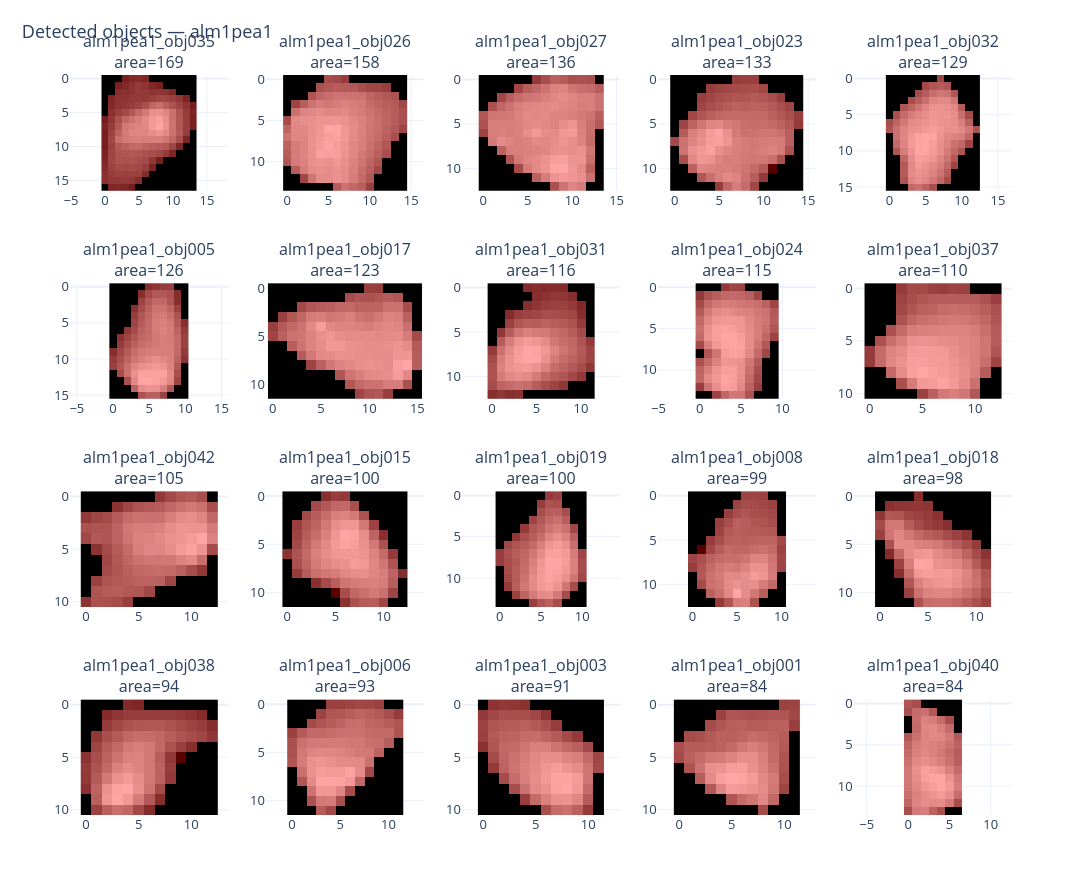
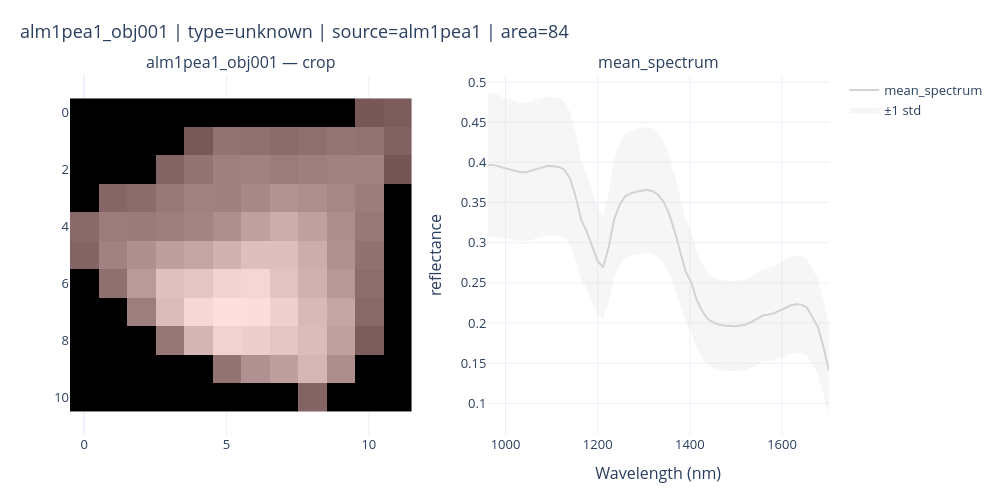

Source (notebook cell) for these figures, in order:
### Code cell
if RUN_QC_PLOTS and len(object_db) > 0:
    first_image_key = image_summary_df.loc[
        image_summary_df["n_objects"] > 0,
        "clean_key",
    ].iloc[0]

    print("Object grid for:", first_image_key)

    plot_object_grid(
        object_db,
        source_image=first_image_key,
        title=f"Detected objects — {first_image_key}",
        max_objects=N_QC_OBJECTS,
        show=True,
    )

    first_object_id = object_summary_df.loc[
        object_summary_df["source_clean_key"].eq(first_image_key),
        "object_id",
    ].iloc[0]

    print("Single object view:", first_object_id)

    plot_object_view(
        object_db,
        object_id=first_object_id,
        spectrum_field="mean_spectrum",
        show=True,
    )
else:
    print("Object QC plots skipped.")

### Figure 1 — Plotly figure (JSON) as saved in the notebook; plotly's stock layout.template omitted (floating-point values rounded to 4 significant figures; data arrays with more than 128 entries replaced by an {"elided": "..."} marker saying what was removed)
{"data": [{"colorscale": [[0, "rgb(0, 0, 0)"], [0.09091, "rgb(16, 16, 16)"], [0.1818, "rgb(38, 38, 38)"], [0.2727, "rgb(59, 59, 59)"], [0.3636, "rgb(81, 80, 80)"], [0.4545, "rgb(102, 101, 101)"], [0.5455, "rgb(124, 123, 122)"], [0.6364, "rgb(146, 146, 145)"], [0.7273, "rgb(171, 171, 170)"], [0.8182, "rgb(197, 197, 195)"], [0.9091, "rgb(224, 224, 223)"], [1, "rgb(254, 254, 253)"]], "showscale": false, "type": "heatmap", "xaxis": "x", "yaxis": "y", "z": {"elided": "17x14 float values"}}, {"colorscale": [[0, "red"], [1, "red"]], "opacity": 0.35, "showscale": false, "type": "heatmap", "xaxis": "x", "yaxis": "y", "z": {"elided": "17x14 float values"}}, {"colorscale": [[0, "rgb(0, 0, 0)"], [0.09091, "rgb(16, 16, 16)"], [0.1818, "rgb(38, 38, 38)"], [0.2727, "rgb(59, 59, 59)"], [0.3636, "rgb(81, 80, 80)"], [0.4545, "rgb(102, 101, 101)"], [0.5455, "rgb(124, 123, 122)"], [0.6364, "rgb(146, 146, 145)"], [0.7273, "rgb(171, 171, 170)"], [0.8182, "rgb(197, 197, 195)"], [0.9091, "rgb(224, 224, 223)"], [1, "rgb(254, 254, 253)"]], "showscale": false, "type": "heatmap", "xaxis": "x2", "yaxis": "y2", "z": {"elided": "14x15 float values"}}, {"colorscale": [[0, "red"], [1, "red"]], "opacity": 0.35, "showscale": false, "type": "heatmap", "xaxis": "x2", "yaxis": "y2", "z": {"elided": "14x15 float values"}}, {"colorscale": [[0, "rgb(0, 0, 0)"], [0.09091, "rgb(16, 16, 16)"], [0.1818, "rgb(38, 38, 38)"], [0.2727, "rgb(59, 59, 59)"], [0.3636, "rgb(81, 80, 80)"], [0.4545, "rgb(102, 101, 101)"], [0.5455, "rgb(124, 123, 122)"], [0.6364, "rgb(146, 146, 145)"], [0.7273, "rgb(171, 171, 170)"], [0.8182, "rgb(197, 197, 195)"], [0.9091, "rgb(224, 224, 223)"], [1, "rgb(254, 254, 253)"]], "showscale": false, "type": "heatmap", "xaxis": "x3", "yaxis": "y3", "z": {"elided": "13x14 float values"}}, {"colorscale": [[0, "red"], [1, "red"]], "opacity": 0.35, "showscale": false, "type": "heatmap", "xaxis": "x3", "yaxis": "y3", "z": {"elided": "13x14 float values"}}, {"colorscale": [[0, "rgb(0, 0, 0)"], [0.09091, "rgb(16, 16, 16)"], [0.1818, "rgb(38, 38, 38)"], [0.2727, "rgb(59, 59, 59)"], [0.3636, "rgb(81, 80, 80)"], [0.4545, "rgb(102, 101, 101)"], [0.5455, "rgb(124, 123, 122)"], [0.6364, "rgb(146, 146, 145)"], [0.7273, "rgb(171, 171, 170)"], [0.8182, "rgb(197, 197, 195)"], [0.9091, "rgb(224, 224, 223)"], [1, "rgb(254, 254, 253)"]], "showscale": false, "type": "heatmap", "xaxis": "x4", "yaxis": "y4", "z": {"elided": "13x15 float values"}}, {"colorscale": [[0, "red"], [1, "red"]], "opacity": 0.35, "showscale": false, "type": "heatmap", "xaxis": "x4", "yaxis": "y4", "z": {"elided": "13x15 float values"}}, {"colorscale": [[0, "rgb(0, 0, 0)"], [0.09091, "rgb(16, 16, 16)"], [0.1818, "rgb(38, 38, 38)"], [0.2727, "rgb(59, 59, 59)"], [0.3636, "rgb(81, 80, 80)"], [0.4545, "rgb(102, 101, 101)"], [0.5455, "rgb(124, 123, 122)"], [0.6364, "rgb(146, 146, 145)"], [0.7273, "rgb(171, 171, 170)"], [0.8182, "rgb(197, 197, 195)"], [0.9091, "rgb(224, 224, 223)"], [1, "rgb(254, 254, 253)"]], "showscale": false, "type": "heatmap", "xaxis": "x5", "yaxis": "y5", "z": {"elided": "16x13 float values"}}, {"colorscale": [[0, "red"], [1, "red"]], "opacity": 0.35, "showscale": false, "type": "heatmap", "xaxis": "x5", "yaxis": "y5", "z": {"elided": "16x13 float values"}}, {"colorscale": [[0, "rgb(0, 0, 0)"], [0.09091, "rgb(16, 16, 16)"], [0.1818, "rgb(38, 38, 38)"], [0.2727, "rgb(59, 59, 59)"], [0.3636, "rgb(81, 80, 80)"], [0.4545, "rgb(102, 101, 101)"], [0.5455, "rgb(124, 123, 122)"], [0.6364, "rgb(146, 146, 145)"], [0.7273, "rgb(171, 171, 170)"], [0.8182, "rgb(197, 197, 195)"], [0.9091, "rgb(224, 224, 223)"], [1, "rgb(254, 254, 253)"]], "showscale": false, "type": "heatmap", "xaxis": "x6", "yaxis": "y6", "z": {"elided": "16x11 float values"}}, {"colorscale": [[0, "red"], [1, "red"]], "opacity": 0.35, "showscale": false, "type": "heatmap", "xaxis": "x6", "yaxis": "y6", "z": {"elided": "16x11 float values"}}, {"colorscale": [[0, "rgb(0, 0, 0)"], [0.09091, "rgb(16, 16, 16)"], [0.1818, "rgb(38, 38, 38)"], [0.2727, "rgb(59, 59, 59)"], [0.3636, "rgb(81, 80, 80)"], [0.4545, "rgb(102, 101, 101)"], [0.5455, "rgb(124, 123, 122)"], [0.6364, "rgb(146, 146, 145)"], [0.7273, "rgb(171, 171, 170)"], [0.8182, "rgb(197, 197, 195)"], [0.9091, "rgb(224, 224, 223)"], [1, "rgb(254, 254, 253)"]], "showscale": false, "type": "heatmap", "xaxis": "x7", "yaxis": "y7", "z": {"elided": "12x16 float values"}}, {"colorscale": [[0, "red"], [1, "red"]], "opacity": 0.35, "showscale": false, "type": "heatmap", "xaxis": "x7", "yaxis": "y7", "z": {"elided": "12x16 float values"}}, {"colorscale": [[0, "rgb(0, 0, 0)"], [0.09091, "rgb(16, 16, 16)"], [0.1818, "rgb(38, 38, 38)"], [0.2727, "rgb(59, 59, 59)"], [0.3636, "rgb(81, 80, 80)"], [0.4545, "rgb(102, 101, 101)"], [0.5455, "rgb(124, 123, 122)"], [0.6364, "rgb(146, 146, 145)"], [0.7273, "rgb(171, 171, 170)"], [0.8182, "rgb(197, 197, 195)"], [0.9091, "rgb(224, 224, 223)"], [1, "rgb(254, 254, 253)"]], "showscale": false, "type": "heatmap", "xaxis": "x8", "yaxis": "y8", "z": {"elided": "13x12 float values"}}, {"colorscale": [[0, "red"], [1, "red"]], "opacity": 0.35, "showscale": false, "type": "heatmap", "xaxis": "x8", "yaxis": "y8", "z": {"elided": "13x12 float values"}}, {"colorscale": [[0, "rgb(0, 0, 0)"], [0.09091, "rgb(16, 16, 16)"], [0.1818, "rgb(38, 38, 38)"], [0.2727, "rgb(59, 59, 59)"], [0.3636, "rgb(81, 80, 80)"], [0.4545, "rgb(102, 101, 101)"], [0.5455, "rgb(124, 123, 122)"], [0.6364, "rgb(146, 146, 145)"], [0.7273, "rgb(171, 171, 170)"], [0.8182, "rgb(197, 197, 195)"], [0.9091, "rgb(224, 224, 223)"], [1, "rgb(254, 254, 253)"]], "showscale": false, "type": "heatmap", "xaxis": "x9", "yaxis": "y9", "z": {"elided": "14x10 float values"}}, {"colorscale": [[0, "red"], [1, "red"]], "opacity": 0.35, "showscale": false, "type": "heatmap", "xaxis": "x9", "yaxis": "y9", "z": {"elided": "14x10 float values"}}, {"colorscale": [[0, "rgb(0, 0, 0)"], [0.09091, "rgb(16, 16, 16)"], [0.1818, "rgb(38, 38, 38)"], [0.2727, "rgb(59, 59, 59)"], [0.3636, "rgb(81, 80, 80)"], [0.4545, "rgb(102, 101, 101)"], [0.5455, "rgb(124, 123, 122)"], [0.6364, "rgb(146, 146, 145)"], [0.7273, "rgb(171, 171, 170)"], [0.8182, "rgb(197, 197, 195)"], [0.9091, "rgb(224, 224, 223)"], [1, "rgb(254, 254, 253)"]], "showscale": false, "type": "heatmap", "xaxis": "x10", "yaxis": "y10", "z": {"elided": "11x13 float values"}}, {"colorscale": [[0, "red"], [1, "red"]], "opacity": 0.35, "showscale": false, "type": "heatmap", "xaxis": "x10", "yaxis": "y10", "z": {"elided": "11x13 float values"}}, {"colorscale": [[0, "rgb(0, 0, 0)"], [0.09091, "rgb(16, 16, 16)"], [0.1818, "rgb(38, 38, 38)"], [0.2727, "rgb(59, 59, 59)"], [0.3636, "rgb(81, 80, 80)"], [0.4545, "rgb(102, 101, 101)"], [0.5455, "rgb(124, 123, 122)"], [0.6364, "rgb(146, 146, 145)"], [0.7273, "rgb(171, 171, 170)"], [0.8182, "rgb(197, 197, 195)"], [0.9091, "rgb(224, 224, 223)"], [1, "rgb(254, 254, 253)"]], "showscale": false, "type": "heatmap", "xaxis": "x11", "yaxis": "y11", "z": {"elided": "11x13 float values"}}, {"colorscale": [[0, "red"], [1, "red"]], "opacity": 0.35, "showscale": false, "type": "heatmap", "xaxis": "x11", "yaxis": "y11", "z": {"elided": "11x13 float values"}}, {"colorscale": [[0, "rgb(0, 0, 0)"], [0.09091, "rgb(16, 16, 16)"], [0.1818, "rgb(38, 38, 38)"], [0.2727, "rgb(59, 59, 59)"], [0.3636, "rgb(81, 80, 80)"], [0.4545, "rgb(102, 101, 101)"], [0.5455, "rgb(124, 123, 122)"], [0.6364, "rgb(146, 146, 145)"], [0.7273, "rgb(171, 171, 170)"], [0.8182, "rgb(197, 197, 195)"], [0.9091, "rgb(224, 224, 223)"], [1, "rgb(254, 254, 253)"]], "showscale": false, "type": "heatmap", "xaxis": "x12", "yaxis": "y12", "z": {"elided": "12x13 float values"}}, {"colorscale": [[0, "red"], [1, "red"]], "opacity": 0.35, "showscale": false, "type": "heatmap", "xaxis": "x12", "yaxis": "y12", "z": {"elided": "12x13 float values"}}, {"colorscale": [[0, "rgb(0, 0, 0)"], [0.09091, "rgb(16, 16, 16)"], [0.1818, "rgb(38, 38, 38)"], [0.2727, "rgb(59, 59, 59)"], [0.3636, "rgb(81, 80, 80)"], [0.4545, "rgb(102, 101, 101)"], [0.5455, "rgb(124, 123, 122)"], [0.6364, "rgb(146, 146, 145)"], [0.7273, "rgb(171, 171, 170)"], [0.8182, "rgb(197, 197, 195)"], [0.9091, "rgb(224, 224, 223)"], [1, "rgb(254, 254, 253)"]], "showscale": false, "type": "heatmap", "xaxis": "x13", "yaxis": "y13", "z": {"elided": "14x11 float values"}}, {"colorscale": [[0, "red"], [1, "red"]], "opacity": 0.35, "showscale": false, "type": "heatmap", "xaxis": "x13", "yaxis": "y13", "z": {"elided": "14x11 float values"}}, {"colorscale": [[0, "rgb(0, 0, 0)"], [0.09091, "rgb(16, 16, 16)"], [0.1818, "rgb(38, 38, 38)"], [0.2727, "rgb(59, 59, 59)"], [0.3636, "rgb(81, 80, 80)"], [0.4545, "rgb(102, 101, 101)"], [0.5455, "rgb(124, 123, 122)"], [0.6364, "rgb(146, 146, 145)"], [0.7273, "rgb(171, 171, 170)"], [0.8182, "rgb(197, 197, 195)"], [0.9091, "rgb(224, 224, 223)"], [1, "rgb(254, 254, 253)"]], "showscale": false, "type": "heatmap", "xaxis": "x14", "yaxis": "y14", "z": {"elided": "13x11 float values"}}, {"colorscale": [[0, "red"], [1, "red"]], "opacity": 0.35, "showscale": false, "type": "heatmap", "xaxis": "x14", "yaxis": "y14", "z": {"elided": "13x11 float values"}}, {"colorscale": [[0, "rgb(0, 0, 0)"], [0.09091, "rgb(16, 16, 16)"], [0.1818, "rgb(38, 38, 38)"], [0.2727, "rgb(59, 59, 59)"], [0.3636, "rgb(81, 80, 80)"], [0.4545, "rgb(102, 101, 101)"], [0.5455, "rgb(124, 123, 122)"], [0.6364, "rgb(146, 146, 145)"], [0.7273, "rgb(171, 171, 170)"], [0.8182, "rgb(197, 197, 195)"], [0.9091, "rgb(224, 224, 223)"], [1, "rgb(254, 254, 253)"]], "showscale": false, "type": "heatmap", "xaxis": "x15", "yaxis": "y15", "z": {"elided": "12x12 float values"}}, {"colorscale": [[0, "red"], [1, "red"]], "opacity": 0.35, "showscale": false, "type": "heatmap", "xaxis": "x15", "yaxis": "y15", "z": {"elided": "12x12 float values"}}, {"colorscale": [[0, "rgb(0, 0, 0)"], [0.09091, "rgb(16, 16, 16)"], [0.1818, "rgb(38, 38, 38)"], [0.2727, "rgb(59, 59, 59)"], [0.3636, "rgb(81, 80, 80)"], [0.4545, "rgb(102, 101, 101)"], [0.5455, "rgb(124, 123, 122)"], [0.6364, "rgb(146, 146, 145)"], [0.7273, "rgb(171, 171, 170)"], [0.8182, "rgb(197, 197, 195)"], [0.9091, "rgb(224, 224, 223)"], [1, "rgb(254, 254, 253)"]], "showscale": false, "type": "heatmap", "xaxis": "x16", "yaxis": "y16", "z": {"elided": "11x13 float values"}}, {"colorscale": [[0, "red"], [1, "red"]], "opacity": 0.35, "showscale": false, "type": "heatmap", "xaxis": "x16", "yaxis": "y16", "z": {"elided": "11x13 float values"}}, {"colorscale": [[0, "rgb(0, 0, 0)"], [0.09091, "rgb(16, 16, 16)"], [0.1818, "rgb(38, 38, 38)"], [0.2727, "rgb(59, 59, 59)"], [0.3636, "rgb(81, 80, 80)"], [0.4545, "rgb(102, 101, 101)"], [0.5455, "rgb(124, 123, 122)"], [0.6364, "rgb(146, 146, 145)"], [0.7273, "rgb(171, 171, 170)"], [0.8182, "rgb(197, 197, 195)"], [0.9091, "rgb(224, 224, 223)"], [1, "rgb(254, 254, 253)"]], "showscale": false, "type": "heatmap", "xaxis": "x17", "yaxis": "y17", "z": {"elided": "12x12 float values"}}, {"colorscale": [[0, "red"], [1, "red"]], "opacity": 0.35, "showscale": false, "type": "heatmap", "xaxis": "x17", "yaxis": "y17", "z": {"elided": "12x12 float values"}}, {"colorscale": [[0, "rgb(0, 0, 0)"], [0.09091, "rgb(16, 16, 16)"], [0.1818, "rgb(38, 38, 38)"], [0.2727, "rgb(59, 59, 59)"], [0.3636, "rgb(81, 80, 80)"], [0.4545, "rgb(102, 101, 101)"], [0.5455, "rgb(124, 123, 122)"], [0.6364, "rgb(146, 146, 145)"], [0.7273, "rgb(171, 171, 170)"], [0.8182, "rgb(197, 197, 195)"], [0.9091, "rgb(224, 224, 223)"], [1, "rgb(254, 254, 253)"]], "showscale": false, "type": "heatmap", "xaxis": "x18", "yaxis": "y18", "z": {"elided": "11x12 float values"}}, {"colorscale": [[0, "red"], [1, "red"]], "opacity": 0.35, "showscale": false, "type": "heatmap", "xaxis": "x18", "yaxis": "y18", "z": {"elided": "11x12 float values"}}, {"colorscale": [[0, "rgb(0, 0, 0)"], [0.09091, "rgb(16, 16, 16)"], [0.1818, "rgb(38, 38, 38)"], [0.2727, "rgb(59, 59, 59)"], [0.3636, "rgb(81, 80, 80)"], [0.4545, "rgb(102, 101, 101)"], [0.5455, "rgb(124, 123, 122)"], [0.6364, "rgb(146, 146, 145)"], [0.7273, "rgb(171, 171, 170)"], [0.8182, "rgb(197, 197, 195)"], [0.9091, "rgb(224, 224, 223)"], [1, "rgb(254, 254, 253)"]], "showscale": false, "type": "heatmap", "xaxis": "x19", "yaxis": "y19", "z": {"elided": "11x12 float values"}}, {"colorscale": [[0, "red"], [1, "red"]], "opacity": 0.35, "showscale": false, "type": "heatmap", "xaxis": "x19", "yaxis": "y19", "z": {"elided": "11x12 float values"}}, {"colorscale": [[0, "rgb(0, 0, 0)"], [0.09091, "rgb(16, 16, 16)"], [0.1818, "rgb(38, 38, 38)"], [0.2727, "rgb(59, 59, 59)"], [0.3636, "rgb(81, 80, 80)"], [0.4545, "rgb(102, 101, 101)"], [0.5455, "rgb(124, 123, 122)"], [0.6364, "rgb(146, 146, 145)"], [0.7273, "rgb(171, 171, 170)"], [0.8182, "rgb(197, 197, 195)"], [0.9091, "rgb(224, 224, 223)"], [1, "rgb(254, 254, 253)"]], "showscale": false, "type": "heatmap", "xaxis": "x20", "yaxis": "y20", "z": [[0.3114, 0.2853, 0.0, 0.0, 0.0, 0.0, 0.0], [0.2913, 0.3762, 0.39, 0.318, 0.0, 0.0, 0.0], [0.0, 0.3802, 0.4416, 0.4244, 0.3752, 0.2836, 0.0], [0.0, 0.3685, 0.4485, 0.4568, 0.4332, 0.3764, 0.0], [0.3143, 0.3937, 0.445, 0.4539, 0.4533, 0.4146, 0.3217], [0.3548, 0.424, 0.4454, 0.4359, 0.4251, 0.3972, 0.3501], [0.3756, 0.4385, 0.4533, 0.4359, 0.4108, 0.3763, 0.3281], [0.3921, 0.4546, 0.4752, 0.4557, 0.4328, 0.3912, 0.337], [0.4091, 0.4782, 0.5147, 0.5004, 0.4829, 0.4348, 0.3737], [0.415, 0.4695, 0.5124, 0.5265, 0.5297, 0.4819, 0.4105], [0.4066, 0.4507, 0.4883, 0.5118, 0.5285, 0.5026, 0.4235], [0.3874, 0.4389, 0.4668, 0.4858, 0.5046, 0.4739, 0.3799], [0.3629, 0.4432, 0.4678, 0.4608, 0.4675, 0.4188, 0.277], [0.2887, 0.4157, 0.4303, 0.3489, 0.2833, 0.0, 0.0]]}, {"colorscale": [[0, "red"], [1, "red"]], "opacity": 0.35, "showscale": false, "type": "heatmap", "xaxis": "x20", "yaxis": "y20", "z": [[1.0, 1.0, NaN, NaN, NaN, NaN, NaN], [1.0, 1.0, 1.0, 1.0, NaN, NaN, NaN], [NaN, 1.0, 1.0, 1.0, 1.0, 1.0, NaN], [NaN, 1.0, 1.0, 1.0, 1.0, 1.0, NaN], [1.0, 1.0, 1.0, 1.0, 1.0, 1.0, 1.0], [1.0, 1.0, 1.0, 1.0, 1.0, 1.0, 1.0], [1.0, 1.0, 1.0, 1.0, 1.0, 1.0, 1.0], [1.0, 1.0, 1.0, 1.0, 1.0, 1.0, 1.0], [1.0, 1.0, 1.0, 1.0, 1.0, 1.0, 1.0], [1.0, 1.0, 1.0, 1.0, 1.0, 1.0, 1.0], [1.0, 1.0, 1.0, 1.0, 1.0, 1.0, 1.0], [1.0, 1.0, 1.0, 1.0, 1.0, 1.0, 1.0], [1.0, 1.0, 1.0, 1.0, 1.0, 1.0, 1.0], [1.0, 1.0, 1.0, 1.0, 1.0, NaN, NaN]]}], "layout": {"annotations": [{"font": {"size": 16}, "showarrow": false, "text": "alm1pea1_obj035<br>area=169", "x": 0.084, "xanchor": "center", "xref": "paper", "y": 1, "yanchor": "bottom", "yref": "paper"}, {"font": {"size": 16}, "showarrow": false, "text": "alm1pea1_obj026<br>area=158", "x": 0.292, "xanchor": "center", "xref": "paper", "y": 1, "yanchor": "bottom", "yref": "paper"}, {"font": {"size": 16}, "showarrow": false, "text": "alm1pea1_obj027<br>area=136", "x": 0.5, "xanchor": "center", "xref": "paper", "y": 1, "yanchor": "bottom", "yref": "paper"}, {"font": {"size": 16}, "showarrow": false, "text": "alm1pea1_obj023<br>area=133", "x": 0.708, "xanchor": "center", "xref": "paper", "y": 1, "yanchor": "bottom", "yref": "paper"}, {"font": {"size": 16}, "showarrow": false, "text": "alm1pea1_obj032<br>area=129", "x": 0.916, "xanchor": "center", "xref": "paper", "y": 1, "yanchor": "bottom", "yref": "paper"}, {"font": {"size": 16}, "showarrow": false, "text": "alm1pea1_obj005<br>area=126", "x": 0.084, "xanchor": "center", "xref": "paper", "y": 0.7188, "yanchor": "bottom", "yref": "paper"}, {"font": {"size": 16}, "showarrow": false, "text": "alm1pea1_obj017<br>area=123", "x": 0.292, "xanchor": "center", "xref": "paper", "y": 0.7188, "yanchor": "bottom", "yref": "paper"}, {"font": {"size": 16}, "showarrow": false, "text": "alm1pea1_obj031<br>area=116", "x": 0.5, "xanchor": "center", "xref": "paper", "y": 0.7188, "yanchor": "bottom", "yref": "paper"}, {"font": {"size": 16}, "showarrow": false, "text": "alm1pea1_obj024<br>area=115", "x": 0.708, "xanchor": "center", "xref": "paper", "y": 0.7188, "yanchor": "bottom", "yref": "paper"}, {"font": {"size": 16}, "showarrow": false, "text": "alm1pea1_obj037<br>area=110", "x": 0.916, "xanchor": "center", "xref": "paper", "y": 0.7188, "yanchor": "bottom", "yref": "paper"}, {"font": {"size": 16}, "showarrow": false, "text": "alm1pea1_obj042<br>area=105", "x": 0.084, "xanchor": "center", "xref": "paper", "y": 0.4375, "yanchor": "bottom", "yref": "paper"}, {"font": {"size": 16}, "showarrow": false, "text": "alm1pea1_obj015<br>area=100", "x": 0.292, "xanchor": "center", "xref": "paper", "y": 0.4375, "yanchor": "bottom", "yref": "paper"}, {"font": {"size": 16}, "showarrow": false, "text": "alm1pea1_obj019<br>area=100", "x": 0.5, "xanchor": "center", "xref": "paper", "y": 0.4375, "yanchor": "bottom", "yref": "paper"}, {"font": {"size": 16}, "showarrow": false, "text": "alm1pea1_obj008<br>area=99", "x": 0.708, "xanchor": "center", "xref": "paper", "y": 0.4375, "yanchor": "bottom", "yref": "paper"}, {"font": {"size": 16}, "showarrow": false, "text": "alm1pea1_obj018<br>area=98", "x": 0.916, "xanchor": "center", "xref": "paper", "y": 0.4375, "yanchor": "bottom", "yref": "paper"}, {"font": {"size": 16}, "showarrow": false, "text": "alm1pea1_obj038<br>area=94", "x": 0.084, "xanchor": "center", "xref": "paper", "y": 0.1562, "yanchor": "bottom", "yref": "paper"}, {"font": {"size": 16}, "showarrow": false, "text": "alm1pea1_obj006<br>area=93", "x": 0.292, "xanchor": "center", "xref": "paper", "y": 0.1562, "yanchor": "bottom", "yref": "paper"}, {"font": {"size": 16}, "showarrow": false, "text": "alm1pea1_obj003<br>area=91", "x": 0.5, "xanchor": "center", "xref": "paper", "y": 0.1562, "yanchor": "bottom", "yref": "paper"}, {"font": {"size": 16}, "showarrow": false, "text": "alm1pea1_obj001<br>area=84", "x": 0.708, "xanchor": "center", "xref": "paper", "y": 0.1562, "yanchor": "bottom", "yref": "paper"}, {"font": {"size": 16}, "showarrow": false, "text": "alm1pea1_obj040<br>area=84", "x": 0.916, "xanchor": "center", "xref": "paper", "y": 0.1562, "yanchor": "bottom", "yref": "paper"}], "font": {"size": 13}, "height": 880, "hoverlabel": {"namelength": -1}, "margin": {"b": 65, "l": 70, "r": 80, "t": 75}, "title": {"font": {"size": 18}, "text": "Detected objects — alm1pea1", "x": 0.02}, "width": 1100, "xaxis": {"anchor": "y", "domain": [0, 0.168]}, "xaxis10": {"anchor": "y10", "domain": [0.832, 1]}, "xaxis11": {"anchor": "y11", "domain": [0, 0.168]}, "xaxis12": {"anchor": "y12", "domain": [0.208, 0.376]}, "xaxis13": {"anchor": "y13", "domain": [0.416, 0.584]}, "xaxis14": {"anchor": "y14", "domain": [0.624, 0.792]}, "xaxis15": {"anchor": "y15", "domain": [0.832, 1]}, "xaxis16": {"anchor": "y16", "domain": [0, 0.168]}, "xaxis17": {"anchor": "y17", "domain": [0.208, 0.376]}, "xaxis18": {"anchor": "y18", "domain": [0.416, 0.584]}, "xaxis19": {"anchor": "y19", "domain": [0.624, 0.792]}, "xaxis2": {"anchor": "y2", "domain": [0.208, 0.376]}, "xaxis20": {"anchor": "y20", "domain": [0.832, 1]}, "xaxis3": {"anchor": "y3", "domain": [0.416, 0.584]}, "xaxis4": {"anchor": "y4", "domain": [0.624, 0.792]}, "xaxis5": {"anchor": "y5", "domain": [0.832, 1]}, "xaxis6": {"anchor": "y6", "domain": [0, 0.168]}, "xaxis7": {"anchor": "y7", "domain": [0.208, 0.376]}, "xaxis8": {"anchor": "y8", "domain": [0.416, 0.584]}, "xaxis9": {"anchor": "y9", "domain": [0.624, 0.792]}, "yaxis": {"anchor": "x", "autorange": "reversed", "domain": [0.8438, 1], "scaleanchor": "x"}, "yaxis10": {"anchor": "x10", "autorange": "reversed", "domain": [0.5625, 0.7188], "scaleanchor": "x10"}, "yaxis11": {"anchor": "x11", "autorange": "reversed", "domain": [0.2812, 0.4375], "scaleanchor": "x11"}, "yaxis12": {"anchor": "x12", "autorange": "reversed", "domain": [0.2812, 0.4375], "scaleanchor": "x12"}, "yaxis13": {"anchor": "x13", "autorange": "reversed", "domain": [0.2812, 0.4375], "scaleanchor": "x13"}, "yaxis14": {"anchor": "x14", "autorange": "reversed", "domain": [0.2812, 0.4375], "scaleanchor": "x14"}, "yaxis15": {"anchor": "x15", "autorange": "reversed", "domain": [0.2812, 0.4375], "scaleanchor": "x15"}, "yaxis16": {"anchor": "x16", "autorange": "reversed", "domain": [0, 0.1562], "scaleanchor": "x16"}, "yaxis17": {"anchor": "x17", "autorange": "reversed", "domain": [0, 0.1562], "scaleanchor": "x17"}, "yaxis18": {"anchor": "x18", "autorange": "reversed", "domain": [0, 0.1562], "scaleanchor": "x18"}, "yaxis19": {"anchor": "x19", "autorange": "reversed", "domain": [0, 0.1562], "scaleanchor": "x19"}, "yaxis2": {"anchor": "x2", "autorange": "reversed", "domain": [0.8438, 1], "scaleanchor": "x2"}, "yaxis20": {"anchor": "x20", "autorange": "reversed", "domain": [0, 0.1562], "scaleanchor": "x20"}, "yaxis3": {"anchor": "x3", "autorange": "reversed", "domain": [0.8438, 1], "scaleanchor": "x3"}, "yaxis4": {"anchor": "x4", "autorange": "reversed", "domain": [0.8438, 1], "scaleanchor": "x4"}, "yaxis5": {"anchor": "x5", "autorange": "reversed", "domain": [0.8438, 1], "scaleanchor": "x5"}, "yaxis6": {"anchor": "x6", "autorange": "reversed", "domain": [0.5625, 0.7188], "scaleanchor": "x6"}, "yaxis7": {"anchor": "x7", "autorange": "reversed", "domain": [0.5625, 0.7188], "scaleanchor": "x7"}, "yaxis8": {"anchor": "x8", "autorange": "reversed", "domain": [0.5625, 0.7188], "scaleanchor": "x8"}, "yaxis9": {"anchor": "x9", "autorange": "reversed", "domain": [0.5625, 0.7188], "scaleanchor": "x9"}}}

### Figure 2 — Plotly figure (JSON) as saved in the notebook; plotly's stock layout.template omitted (floating-point values rounded to 4 significant figures; data arrays with more than 128 entries replaced by an {"elided": "..."} marker saying what was removed)
{"data": [{"colorscale": [[0, "rgb(0, 0, 0)"], [0.09091, "rgb(16, 16, 16)"], [0.1818, "rgb(38, 38, 38)"], [0.2727, "rgb(59, 59, 59)"], [0.3636, "rgb(81, 80, 80)"], [0.4545, "rgb(102, 101, 101)"], [0.5455, "rgb(124, 123, 122)"], [0.6364, "rgb(146, 146, 145)"], [0.7273, "rgb(171, 171, 170)"], [0.8182, "rgb(197, 197, 195)"], [0.9091, "rgb(224, 224, 223)"], [1, "rgb(254, 254, 253)"]], "showscale": false, "type": "heatmap", "xaxis": "x", "yaxis": "y", "z": {"elided": "11x12 float values"}}, {"colorscale": [[0, "rgba(255,0,0,0.35)"], [1, "rgba(255,0,0,0.35)"]], "opacity": 0.35, "showscale": false, "type": "heatmap", "xaxis": "x", "yaxis": "y", "z": {"elided": "11x12 float values"}}, {"hoverinfo": "skip", "line": {"width": 0}, "mode": "lines", "showlegend": false, "type": "scatter", "x": [960.7, 972.7, 984.6, 996.6, 1009.0, 1021.0, 1032.0, 1044.0, 1056.0, 1068.0, 1080.0, 1092.0, 1104.0, 1116.0, 1128.0, 1140.0, 1152.0, 1164.0, 1176.0, 1188.0, 1200.0, 1212.0, 1224.0, 1236.0, 1248.0, 1260.0, 1272.0, 1284.0, 1296.0, 1307.0, 1319.0, 1331.0, 1343.0, 1355.0, 1367.0, 1379.0, 1391.0, 1403.0, 1415.0, 1427.0, 1439.0, 1451.0, 1463.0, 1475.0, 1487.0, 1499.0, 1511.0, 1523.0, 1535.0, 1547.0, 1559.0, 1570.0, 1582.0, 1594.0, 1606.0, 1618.0, 1630.0, 1642.0, 1654.0, 1666.0, 1678.0, 1690.0, 1702.0], "xaxis": "x2", "y": [0.4862, 0.4858, 0.4837, 0.4797, 0.4783, 0.4761, 0.4734, 0.4738, 0.4767, 0.4783, 0.4806, 0.4821, 0.4809, 0.4799, 0.4753, 0.4624, 0.4366, 0.4028, 0.386, 0.3641, 0.343, 0.3344, 0.362, 0.4022, 0.4236, 0.4351, 0.4387, 0.4415, 0.4429, 0.444, 0.442, 0.437, 0.4267, 0.4087, 0.3838, 0.3566, 0.3272, 0.3127, 0.289, 0.2728, 0.2622, 0.2572, 0.2545, 0.2534, 0.253, 0.2518, 0.2533, 0.2549, 0.2586, 0.263, 0.2671, 0.2683, 0.2707, 0.2743, 0.2785, 0.2826, 0.2842, 0.283, 0.2797, 0.2672, 0.2545, 0.2284, 0.1984], "yaxis": "y2"}, {"fill": "tonexty", "fillcolor": "rgba(211, 211, 211, 0.2000)", "hoverinfo": "skip", "line": {"width": 0}, "mode": "lines", "name": "±1 std", "type": "scatter", "x": [960.7, 972.7, 984.6, 996.6, 1009.0, 1021.0, 1032.0, 1044.0, 1056.0, 1068.0, 1080.0, 1092.0, 1104.0, 1116.0, 1128.0, 1140.0, 1152.0, 1164.0, 1176.0, 1188.0, 1200.0, 1212.0, 1224.0, 1236.0, 1248.0, 1260.0, 1272.0, 1284.0, 1296.0, 1307.0, 1319.0, 1331.0, 1343.0, 1355.0, 1367.0, 1379.0, 1391.0, 1403.0, 1415.0, 1427.0, 1439.0, 1451.0, 1463.0, 1475.0, 1487.0, 1499.0, 1511.0, 1523.0, 1535.0, 1547.0, 1559.0, 1570.0, 1582.0, 1594.0, 1606.0, 1618.0, 1630.0, 1642.0, 1654.0, 1666.0, 1678.0, 1690.0, 1702.0], "xaxis": "x2", "y": [0.3065, 0.3078, 0.3062, 0.3057, 0.3042, 0.3029, 0.3019, 0.3017, 0.303, 0.3063, 0.3082, 0.309, 0.3092, 0.3087, 0.3057, 0.2966, 0.2789, 0.2547, 0.2428, 0.2253, 0.2111, 0.2044, 0.226, 0.2559, 0.2712, 0.2802, 0.284, 0.2851, 0.2861, 0.2875, 0.286, 0.2816, 0.2749, 0.2615, 0.2437, 0.2224, 0.2001, 0.1884, 0.1681, 0.1564, 0.1478, 0.144, 0.1421, 0.1406, 0.1403, 0.14, 0.1403, 0.1421, 0.1446, 0.1484, 0.1519, 0.1526, 0.1538, 0.1562, 0.1587, 0.1611, 0.1626, 0.1628, 0.159, 0.1482, 0.1355, 0.1111, 0.08307], "yaxis": "y2"}, {"line": {"color": "lightgray"}, "mode": "lines", "name": "mean_spectrum", "type": "scatter", "x": [960.7, 972.7, 984.6, 996.6, 1009.0, 1021.0, 1032.0, 1044.0, 1056.0, 1068.0, 1080.0, 1092.0, 1104.0, 1116.0, 1128.0, 1140.0, 1152.0, 1164.0, 1176.0, 1188.0, 1200.0, 1212.0, 1224.0, 1236.0, 1248.0, 1260.0, 1272.0, 1284.0, 1296.0, 1307.0, 1319.0, 1331.0, 1343.0, 1355.0, 1367.0, 1379.0, 1391.0, 1403.0, 1415.0, 1427.0, 1439.0, 1451.0, 1463.0, 1475.0, 1487.0, 1499.0, 1511.0, 1523.0, 1535.0, 1547.0, 1559.0, 1570.0, 1582.0, 1594.0, 1606.0, 1618.0, 1630.0, 1642.0, 1654.0, 1666.0, 1678.0, 1690.0, 1702.0], "xaxis": "x2", "y": [0.3964, 0.3968, 0.395, 0.3927, 0.3912, 0.3895, 0.3877, 0.3878, 0.3899, 0.3923, 0.3944, 0.3956, 0.3951, 0.3943, 0.3905, 0.3795, 0.3578, 0.3287, 0.3144, 0.2947, 0.2771, 0.2694, 0.294, 0.329, 0.3474, 0.3576, 0.3614, 0.3633, 0.3645, 0.3657, 0.364, 0.3593, 0.3508, 0.3351, 0.3137, 0.2895, 0.2636, 0.2506, 0.2286, 0.2146, 0.205, 0.2006, 0.1983, 0.197, 0.1966, 0.1959, 0.1968, 0.1985, 0.2016, 0.2057, 0.2095, 0.2104, 0.2123, 0.2153, 0.2186, 0.2218, 0.2234, 0.2229, 0.2193, 0.2077, 0.195, 0.1698, 0.1407], "yaxis": "y2"}], "layout": {"annotations": [{"font": {"size": 16}, "showarrow": false, "text": "alm1pea1_obj001 — crop", "x": 0.225, "xanchor": "center", "xref": "paper", "y": 1, "yanchor": "bottom", "yref": "paper"}, {"font": {"size": 16}, "showarrow": false, "text": "mean_spectrum", "x": 0.775, "xanchor": "center", "xref": "paper", "y": 1, "yanchor": "bottom", "yref": "paper"}], "font": {"size": 13}, "height": 500, "hoverlabel": {"namelength": -1}, "margin": {"b": 65, "l": 70, "r": 80, "t": 75}, "title": {"font": {"size": 18}, "text": "alm1pea1_obj001 | type=unknown | source=alm1pea1 | area=84", "x": 0.02}, "width": 1000, "xaxis": {"anchor": "y", "domain": [0, 0.45]}, "xaxis2": {"anchor": "y2", "domain": [0.55, 1], "title": {"text": "Wavelength (nm)"}}, "yaxis": {"anchor": "x", "autorange": "reversed", "domain": [0, 1], "scaleanchor": "x"}, "yaxis2": {"anchor": "x2", "domain": [0, 1], "title": {"text": "reflectance"}}}}
